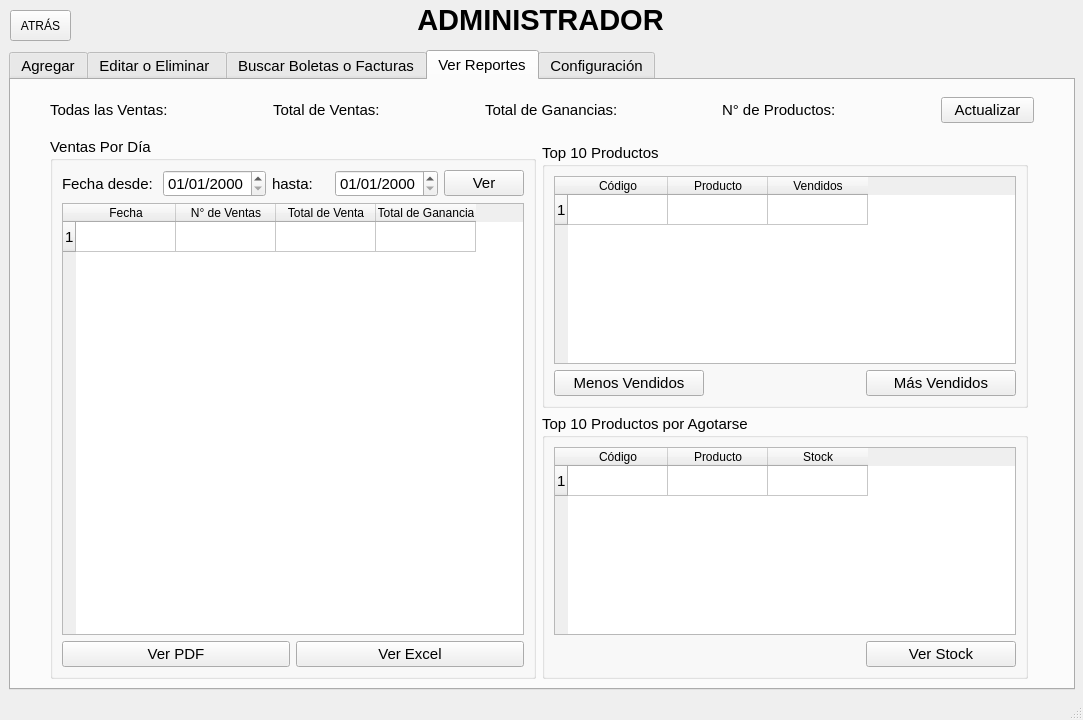
<?xml version="1.0" encoding="UTF-8"?>
<ui version="4.0">
 <class>MainWindow</class>
 <widget class="QMainWindow" name="MainWindow">
  <property name="geometry">
   <rect>
    <x>0</x>
    <y>0</y>
    <width>1083</width>
    <height>720</height>
   </rect>
  </property>
  <property name="minimumSize">
   <size>
    <width>1083</width>
    <height>720</height>
   </size>
  </property>
  <property name="maximumSize">
   <size>
    <width>1083</width>
    <height>720</height>
   </size>
  </property>
  <property name="mouseTracking">
   <bool>false</bool>
  </property>
  <property name="windowTitle">
   <string>Administrador de Productos</string>
  </property>
  <property name="windowIcon">
   <iconset>
    <normaloff>icons/admin.png</normaloff>icons/admin.png</iconset>
  </property>
  <widget class="QWidget" name="centralwidget">
   <widget class="QTabWidget" name="tabWidget">
    <property name="geometry">
     <rect>
      <x>9</x>
      <y>50</y>
      <width>1066</width>
      <height>640</height>
     </rect>
    </property>
    <property name="font">
     <font>
      <pointsize>11</pointsize>
     </font>
    </property>
    <property name="currentIndex">
     <number>3</number>
    </property>
    <widget class="QWidget" name="tab">
     <attribute name="icon">
      <iconset>
       <normaloff>icons/sum.png</normaloff>icons/sum.png</iconset>
     </attribute>
     <attribute name="title">
      <string>Agregar</string>
     </attribute>
     <layout class="QGridLayout" name="gridLayout_4">
      <item row="0" column="1">
       <widget class="QGroupBox" name="groupBox">
        <property name="font">
         <font>
          <pointsize>11</pointsize>
         </font>
        </property>
        <property name="title">
         <string>Datos del Producto</string>
        </property>
        <property name="flat">
         <bool>false</bool>
        </property>
        <property name="checkable">
         <bool>false</bool>
        </property>
        <layout class="QHBoxLayout" name="horizontalLayout">
         <property name="topMargin">
          <number>9</number>
         </property>
         <item>
          <layout class="QHBoxLayout" name="horizontalLayout_2">
           <property name="leftMargin">
            <number>100</number>
           </property>
          </layout>
         </item>
         <item>
          <layout class="QGridLayout" name="gridLayout_2">
           <item row="0" column="0">
            <widget class="QLabel" name="label">
             <property name="text">
              <string>Código :</string>
             </property>
            </widget>
           </item>
           <item row="0" column="1">
            <widget class="QLineEdit" name="a_codigo"/>
           </item>
           <item row="1" column="0">
            <widget class="QLabel" name="label_2">
             <property name="text">
              <string>Nombre :</string>
             </property>
            </widget>
           </item>
           <item row="1" column="1">
            <widget class="QLineEdit" name="a_nombre"/>
           </item>
           <item row="2" column="0">
            <widget class="QLabel" name="label_3">
             <property name="text">
              <string>Stock :</string>
             </property>
            </widget>
           </item>
           <item row="2" column="1">
            <widget class="QSpinBox" name="a_stock">
             <property name="maximum">
              <number>9999</number>
             </property>
             <property name="value">
              <number>0</number>
             </property>
            </widget>
           </item>
           <item row="3" column="0">
            <widget class="QLabel" name="label_4">
             <property name="text">
              <string>Precio de Compra c/u :</string>
             </property>
            </widget>
           </item>
           <item row="3" column="1">
            <widget class="QDoubleSpinBox" name="a_precio_compra">
             <property name="maximum">
              <double>9999.989999999999782</double>
             </property>
            </widget>
           </item>
           <item row="4" column="0">
            <widget class="QLabel" name="label_5">
             <property name="text">
              <string>Precio de Venta c/u :</string>
             </property>
            </widget>
           </item>
           <item row="4" column="1">
            <widget class="QDoubleSpinBox" name="a_precio_venta">
             <property name="maximum">
              <double>9999.989999999999782</double>
             </property>
            </widget>
           </item>
           <item row="5" column="0">
            <widget class="QLabel" name="label_6">
             <property name="text">
              <string>Descripción :</string>
             </property>
            </widget>
           </item>
           <item row="5" column="1">
            <widget class="QLineEdit" name="a_descripcion"/>
           </item>
          </layout>
         </item>
         <item>
          <layout class="QHBoxLayout" name="horizontalLayout_4">
           <property name="leftMargin">
            <number>100</number>
           </property>
          </layout>
         </item>
        </layout>
       </widget>
      </item>
      <item row="0" column="0">
       <layout class="QVBoxLayout" name="verticalLayout_2">
        <property name="leftMargin">
         <number>20</number>
        </property>
       </layout>
      </item>
      <item row="0" column="2">
       <layout class="QVBoxLayout" name="verticalLayout_11">
        <property name="leftMargin">
         <number>20</number>
        </property>
       </layout>
      </item>
      <item row="1" column="1" alignment="Qt::AlignHCenter">
       <widget class="QPushButton" name="btn_agregar">
        <property name="font">
         <font>
          <pointsize>12</pointsize>
         </font>
        </property>
        <property name="cursor">
         <cursorShape>PointingHandCursor</cursorShape>
        </property>
        <property name="autoFillBackground">
         <bool>false</bool>
        </property>
        <property name="text">
         <string>   Agregar Nuevo Producto   </string>
        </property>
       </widget>
      </item>
     </layout>
    </widget>
    <widget class="QWidget" name="tab_2">
     <attribute name="icon">
      <iconset>
       <normaloff>icons/edit.ico</normaloff>icons/edit.ico</iconset>
     </attribute>
     <attribute name="title">
      <string>Editar o Eliminar </string>
     </attribute>
     <layout class="QGridLayout" name="gridLayout">
      <item row="1" column="1">
       <widget class="QGroupBox" name="groupBox_2">
        <property name="title">
         <string>Buscar Producto</string>
        </property>
        <layout class="QVBoxLayout" name="verticalLayout">
         <item>
          <layout class="QHBoxLayout" name="horizontalLayout_3">
           <item>
            <widget class="QLabel" name="label_7">
             <property name="text">
              <string>Producto:</string>
             </property>
            </widget>
           </item>
           <item>
            <widget class="QLineEdit" name="b_producto">
             <property name="text">
              <string/>
             </property>
            </widget>
           </item>
           <item>
            <widget class="QComboBox" name="b_codigo">
             <item>
              <property name="text">
               <string>Código</string>
              </property>
             </item>
             <item>
              <property name="text">
               <string>Nombre</string>
              </property>
             </item>
            </widget>
           </item>
           <item>
            <widget class="QPushButton" name="btn_buscar">
             <property name="text">
              <string>Buscar</string>
             </property>
            </widget>
           </item>
          </layout>
         </item>
         <item>
          <widget class="QLabel" name="label_15">
           <property name="text">
            <string>Doble click en el producto para eliminar o editar:</string>
           </property>
          </widget>
         </item>
         <item>
          <widget class="QTableWidget" name="tabla_productos">
           <property name="cursor" stdset="0">
            <cursorShape>PointingHandCursor</cursorShape>
           </property>
           <property name="editTriggers">
            <set>QAbstractItemView::AnyKeyPressed|QAbstractItemView::EditKeyPressed</set>
           </property>
           <property name="sortingEnabled">
            <bool>false</bool>
           </property>
           <property name="rowCount">
            <number>1</number>
           </property>
           <property name="columnCount">
            <number>7</number>
           </property>
           <attribute name="horizontalHeaderCascadingSectionResizes">
            <bool>false</bool>
           </attribute>
           <attribute name="horizontalHeaderMinimumSectionSize">
            <number>37</number>
           </attribute>
           <row/>
           <column>
            <property name="text">
             <string>Código</string>
            </property>
           </column>
           <column>
            <property name="text">
             <string>Nombre</string>
            </property>
           </column>
           <column>
            <property name="text">
             <string>Stock</string>
            </property>
           </column>
           <column>
            <property name="text">
             <string>Precio Compra</string>
            </property>
           </column>
           <column>
            <property name="text">
             <string>Precio Venta</string>
            </property>
           </column>
           <column>
            <property name="text">
             <string>Ganancia</string>
            </property>
           </column>
           <column>
            <property name="text">
             <string>Descripción</string>
            </property>
           </column>
          </widget>
         </item>
        </layout>
       </widget>
      </item>
      <item row="1" column="2">
       <widget class="QGroupBox" name="groupBox_3">
        <property name="title">
         <string>Datos del Producto</string>
        </property>
        <layout class="QHBoxLayout" name="horizontalLayout_6">
         <item>
          <layout class="QGridLayout" name="gridLayout_3">
           <item row="5" column="1">
            <widget class="QLineEdit" name="e_descripcion"/>
           </item>
           <item row="0" column="0">
            <widget class="QLabel" name="label_9">
             <property name="text">
              <string>Código:</string>
             </property>
            </widget>
           </item>
           <item row="2" column="1">
            <widget class="QSpinBox" name="e_stock"/>
           </item>
           <item row="2" column="0">
            <widget class="QLabel" name="label_13">
             <property name="text">
              <string>Stock:</string>
             </property>
            </widget>
           </item>
           <item row="0" column="1">
            <widget class="QLineEdit" name="e_codigo"/>
           </item>
           <item row="1" column="1">
            <widget class="QLineEdit" name="e_nombre"/>
           </item>
           <item row="1" column="0">
            <widget class="QLabel" name="label_11">
             <property name="text">
              <string>Nombre:</string>
             </property>
            </widget>
           </item>
           <item row="4" column="1">
            <widget class="QDoubleSpinBox" name="e_precio_venta"/>
           </item>
           <item row="3" column="0">
            <widget class="QLabel" name="label_12">
             <property name="text">
              <string>Precio de Compra c/u:</string>
             </property>
            </widget>
           </item>
           <item row="4" column="0">
            <widget class="QLabel" name="label_8">
             <property name="text">
              <string>Precio de Venta c/u:</string>
             </property>
            </widget>
           </item>
           <item row="5" column="0">
            <widget class="QLabel" name="label_10">
             <property name="text">
              <string>Descripción:</string>
             </property>
            </widget>
           </item>
           <item row="3" column="1">
            <widget class="QDoubleSpinBox" name="e_precio_compra"/>
           </item>
           <item row="2" column="2">
            <widget class="QLabel" name="label_17">
             <property name="text">
              <string>+</string>
             </property>
            </widget>
           </item>
           <item row="2" column="3">
            <widget class="QSpinBox" name="sumar_stock">
             <property name="maximum">
              <number>9999</number>
             </property>
            </widget>
           </item>
          </layout>
         </item>
        </layout>
       </widget>
      </item>
      <item row="2" column="2">
       <widget class="QPushButton" name="btn_editar">
        <property name="font">
         <font>
          <pointsize>12</pointsize>
         </font>
        </property>
        <property name="cursor">
         <cursorShape>PointingHandCursor</cursorShape>
        </property>
        <property name="text">
         <string>Guardar</string>
        </property>
       </widget>
      </item>
      <item row="1" column="3">
       <layout class="QVBoxLayout" name="verticalLayout_8">
        <property name="leftMargin">
         <number>20</number>
        </property>
       </layout>
      </item>
      <item row="0" column="1">
       <layout class="QVBoxLayout" name="verticalLayout_4">
        <property name="topMargin">
         <number>15</number>
        </property>
       </layout>
      </item>
      <item row="0" column="2">
       <layout class="QVBoxLayout" name="verticalLayout_6"/>
      </item>
      <item row="1" column="0">
       <layout class="QVBoxLayout" name="verticalLayout_7">
        <property name="leftMargin">
         <number>20</number>
        </property>
       </layout>
      </item>
      <item row="2" column="1">
       <widget class="QPushButton" name="btn_eliminar">
        <property name="font">
         <font>
          <pointsize>12</pointsize>
         </font>
        </property>
        <property name="cursor">
         <cursorShape>PointingHandCursor</cursorShape>
        </property>
        <property name="text">
         <string>Eliminar</string>
        </property>
       </widget>
      </item>
     </layout>
    </widget>
    <widget class="QWidget" name="tab_3">
     <attribute name="icon">
      <iconset>
       <normaloff>icons/buscar.png</normaloff>icons/buscar.png</iconset>
     </attribute>
     <attribute name="title">
      <string>Buscar Boletas o Facturas</string>
     </attribute>
     <layout class="QGridLayout" name="gridLayout_5">
      <item row="1" column="1">
       <widget class="QGroupBox" name="groupBox_4">
        <property name="title">
         <string>Lista de Boletas y Facturas</string>
        </property>
        <layout class="QGridLayout" name="gridLayout_6">
         <item row="0" column="1">
          <layout class="QHBoxLayout" name="horizontalLayout_5">
           <property name="topMargin">
            <number>0</number>
           </property>
           <item>
            <widget class="QLabel" name="label_16">
             <property name="text">
              <string>Fecha desde: </string>
             </property>
            </widget>
           </item>
           <item>
            <widget class="QDateEdit" name="ini_fecha">
             <property name="displayFormat">
              <string>dd/MM/yyyy</string>
             </property>
             <property name="timeSpec">
              <enum>Qt::LocalTime</enum>
             </property>
            </widget>
           </item>
           <item>
            <widget class="QLabel" name="label_19">
             <property name="text">
              <string>hasta:</string>
             </property>
            </widget>
           </item>
           <item>
            <widget class="QDateEdit" name="fin_fecha">
             <property name="displayFormat">
              <string>dd/MM/yyyy</string>
             </property>
            </widget>
           </item>
           <item>
            <widget class="QLabel" name="label_18">
             <property name="text">
              <string>Buscar por:</string>
             </property>
            </widget>
           </item>
           <item>
            <widget class="QLineEdit" name="b_dato"/>
           </item>
           <item>
            <widget class="QComboBox" name="tipo_bolefac">
             <item>
              <property name="text">
               <string>Ambos</string>
              </property>
             </item>
             <item>
              <property name="text">
               <string>Boletas</string>
              </property>
             </item>
             <item>
              <property name="text">
               <string>Facturas</string>
              </property>
             </item>
            </widget>
           </item>
           <item>
            <widget class="QComboBox" name="tipo_busco">
             <item>
              <property name="text">
               <string>Fecha</string>
              </property>
             </item>
            </widget>
           </item>
           <item>
            <widget class="QPushButton" name="btn_bolefac">
             <property name="text">
              <string>Buscar</string>
             </property>
            </widget>
           </item>
          </layout>
         </item>
         <item row="1" column="1">
          <widget class="QTableWidget" name="tabla_bolefac">
           <property name="font">
            <font>
             <pointsize>11</pointsize>
            </font>
           </property>
           <property name="rowCount">
            <number>1</number>
           </property>
           <row/>
           <column>
            <property name="text">
             <string>Fecha</string>
            </property>
           </column>
           <column>
            <property name="text">
             <string>Hora</string>
            </property>
           </column>
           <column>
            <property name="text">
             <string>Nombre</string>
            </property>
           </column>
           <column>
            <property name="text">
             <string>DNI ó RUC</string>
            </property>
           </column>
           <column>
            <property name="text">
             <string>Dirección</string>
            </property>
           </column>
           <column>
            <property name="text">
             <string>Total</string>
            </property>
           </column>
          </widget>
         </item>
         <item row="0" column="0">
          <layout class="QVBoxLayout" name="verticalLayout_5">
           <property name="leftMargin">
            <number>50</number>
           </property>
          </layout>
         </item>
         <item row="0" column="2">
          <layout class="QVBoxLayout" name="verticalLayout_12">
           <property name="leftMargin">
            <number>50</number>
           </property>
          </layout>
         </item>
        </layout>
       </widget>
      </item>
      <item row="1" column="0">
       <layout class="QVBoxLayout" name="verticalLayout_9">
        <property name="leftMargin">
         <number>20</number>
        </property>
       </layout>
      </item>
      <item row="0" column="1">
       <layout class="QVBoxLayout" name="verticalLayout_15">
        <property name="topMargin">
         <number>15</number>
        </property>
       </layout>
      </item>
      <item row="1" column="2">
       <layout class="QVBoxLayout" name="verticalLayout_10">
        <property name="leftMargin">
         <number>20</number>
        </property>
       </layout>
      </item>
     </layout>
    </widget>
    <widget class="QWidget" name="tab_4">
     <attribute name="icon">
      <iconset>
       <normaloff>icons/verreport.png</normaloff>icons/verreport.png</iconset>
     </attribute>
     <attribute name="title">
      <string>Ver Reportes</string>
     </attribute>
     <layout class="QGridLayout" name="gridLayout_8">
      <item row="2" column="2">
       <widget class="QGroupBox" name="groupBox_5">
        <property name="title">
         <string>Top 10 Productos</string>
        </property>
        <layout class="QGridLayout" name="gridLayout_7">
         <item row="1" column="0">
          <widget class="QTableWidget" name="tabla_top">
           <property name="midLineWidth">
            <number>0</number>
           </property>
           <property name="rowCount">
            <number>1</number>
           </property>
           <row/>
           <column>
            <property name="text">
             <string>Código</string>
            </property>
           </column>
           <column>
            <property name="text">
             <string>Producto</string>
            </property>
           </column>
           <column>
            <property name="text">
             <string>Vendidos</string>
            </property>
           </column>
          </widget>
         </item>
         <item row="2" column="0">
          <layout class="QHBoxLayout" name="horizontalLayout_9">
           <property name="topMargin">
            <number>0</number>
           </property>
           <item>
            <widget class="QPushButton" name="btn_mev">
             <property name="text">
              <string>Menos Vendidos</string>
             </property>
            </widget>
           </item>
           <item>
            <widget class="QLabel" name="label_31">
             <property name="text">
              <string/>
             </property>
            </widget>
           </item>
           <item>
            <widget class="QPushButton" name="btn_mv">
             <property name="text">
              <string>Más Vendidos</string>
             </property>
            </widget>
           </item>
          </layout>
         </item>
        </layout>
       </widget>
      </item>
      <item row="3" column="2">
       <widget class="QGroupBox" name="groupBox_7">
        <property name="title">
         <string>Top 10 Productos por Agotarse</string>
        </property>
        <layout class="QVBoxLayout" name="verticalLayout_14">
         <item>
          <widget class="QTableWidget" name="tabla_agotados">
           <property name="rowCount">
            <number>1</number>
           </property>
           <row/>
           <column>
            <property name="text">
             <string>Código</string>
            </property>
           </column>
           <column>
            <property name="text">
             <string>Producto</string>
            </property>
           </column>
           <column>
            <property name="text">
             <string>Stock</string>
            </property>
           </column>
          </widget>
         </item>
         <item>
          <layout class="QHBoxLayout" name="horizontalLayout_11">
           <property name="topMargin">
            <number>0</number>
           </property>
           <item>
            <widget class="QLabel" name="label_20">
             <property name="text">
              <string/>
             </property>
            </widget>
           </item>
           <item>
            <widget class="QLabel" name="label_23">
             <property name="text">
              <string/>
             </property>
            </widget>
           </item>
           <item>
            <widget class="QPushButton" name="btn_agotados">
             <property name="text">
              <string>Ver Stock</string>
             </property>
            </widget>
           </item>
          </layout>
         </item>
        </layout>
       </widget>
      </item>
      <item row="2" column="4">
       <layout class="QVBoxLayout" name="verticalLayout_21">
        <property name="rightMargin">
         <number>30</number>
        </property>
       </layout>
      </item>
      <item row="2" column="0">
       <layout class="QVBoxLayout" name="verticalLayout_20">
        <property name="rightMargin">
         <number>30</number>
        </property>
       </layout>
      </item>
      <item row="1" column="1" rowspan="3">
       <widget class="QGroupBox" name="groupBox_6">
        <property name="title">
         <string>Ventas Por Día</string>
        </property>
        <layout class="QVBoxLayout" name="verticalLayout_13">
         <item>
          <layout class="QHBoxLayout" name="horizontalLayout_10">
           <property name="topMargin">
            <number>0</number>
           </property>
           <item>
            <widget class="QLabel" name="label_25">
             <property name="text">
              <string>Fecha desde: </string>
             </property>
            </widget>
           </item>
           <item>
            <widget class="QDateEdit" name="fi_fecha">
             <property name="displayFormat">
              <string>dd/MM/yyyy</string>
             </property>
             <property name="timeSpec">
              <enum>Qt::LocalTime</enum>
             </property>
            </widget>
           </item>
           <item>
            <widget class="QLabel" name="label_26">
             <property name="text">
              <string>hasta:</string>
             </property>
            </widget>
           </item>
           <item>
            <widget class="QDateEdit" name="ff_fecha">
             <property name="displayFormat">
              <string>dd/MM/yyyy</string>
             </property>
            </widget>
           </item>
           <item>
            <widget class="QPushButton" name="btn_ver">
             <property name="text">
              <string>Ver</string>
             </property>
            </widget>
           </item>
          </layout>
         </item>
         <item>
          <widget class="QTableWidget" name="tabla_ventas_dia">
           <property name="editTriggers">
            <set>QAbstractItemView::AnyKeyPressed|QAbstractItemView::EditKeyPressed</set>
           </property>
           <property name="rowCount">
            <number>1</number>
           </property>
           <row/>
           <column>
            <property name="text">
             <string>Fecha</string>
            </property>
           </column>
           <column>
            <property name="text">
             <string>N° de Ventas</string>
            </property>
           </column>
           <column>
            <property name="text">
             <string>Total de Venta</string>
            </property>
           </column>
           <column>
            <property name="text">
             <string>Total de Ganancia</string>
            </property>
           </column>
          </widget>
         </item>
         <item>
          <layout class="QGridLayout" name="gridLayout_9">
           <item row="0" column="0">
            <widget class="QPushButton" name="btn_pdf">
             <property name="text">
              <string>Ver PDF</string>
             </property>
             <property name="icon">
              <iconset>
               <normaloff>icons/pdf.png</normaloff>icons/pdf.png</iconset>
             </property>
            </widget>
           </item>
           <item row="0" column="1">
            <widget class="QPushButton" name="pushButton">
             <property name="text">
              <string>Ver Excel</string>
             </property>
             <property name="icon">
              <iconset>
               <normaloff>icons/excel.png</normaloff>icons/excel.png</iconset>
             </property>
            </widget>
           </item>
          </layout>
         </item>
        </layout>
       </widget>
      </item>
      <item row="0" column="1" colspan="3">
       <layout class="QHBoxLayout" name="horizontalLayout_7">
        <property name="topMargin">
         <number>8</number>
        </property>
        <property name="bottomMargin">
         <number>8</number>
        </property>
        <item>
         <widget class="QLabel" name="label_21">
          <property name="text">
           <string>Todas las Ventas:</string>
          </property>
         </widget>
        </item>
        <item>
         <widget class="QLabel" name="n_ventas">
          <property name="text">
           <string/>
          </property>
         </widget>
        </item>
        <item>
         <widget class="QLabel" name="label_27">
          <property name="text">
           <string>Total de Ventas:</string>
          </property>
         </widget>
        </item>
        <item>
         <widget class="QLabel" name="total_v">
          <property name="text">
           <string/>
          </property>
         </widget>
        </item>
        <item>
         <widget class="QLabel" name="label_29">
          <property name="text">
           <string>Total de Ganancias:</string>
          </property>
         </widget>
        </item>
        <item>
         <widget class="QLabel" name="total_g">
          <property name="text">
           <string/>
          </property>
         </widget>
        </item>
        <item>
         <widget class="QLabel" name="label_32">
          <property name="text">
           <string>N° de Productos:</string>
          </property>
         </widget>
        </item>
        <item>
         <widget class="QLabel" name="n_product">
          <property name="text">
           <string/>
          </property>
         </widget>
        </item>
        <item>
         <widget class="QPushButton" name="btn_act">
          <property name="text">
           <string>Actualizar</string>
          </property>
          <property name="icon">
           <iconset>
            <normaloff>icons/actual.png</normaloff>icons/actual.png</iconset>
          </property>
          <property name="iconSize">
           <size>
            <width>20</width>
            <height>20</height>
           </size>
          </property>
         </widget>
        </item>
       </layout>
      </item>
     </layout>
    </widget>
    <widget class="QWidget" name="tab_5">
     <attribute name="icon">
      <iconset>
       <normaloff>icons/c.png</normaloff>icons/c.png</iconset>
     </attribute>
     <attribute name="title">
      <string>Configuración</string>
     </attribute>
     <layout class="QGridLayout" name="gridLayout_14">
      <item row="1" column="2">
       <widget class="QGroupBox" name="groupBox_8">
        <property name="title">
         <string>Cambio de contraseña del Administrador</string>
        </property>
        <layout class="QGridLayout" name="gridLayout_11">
         <item row="0" column="1">
          <layout class="QGridLayout" name="gridLayout_15">
           <item row="0" column="1">
            <layout class="QHBoxLayout" name="horizontalLayout_13">
             <property name="topMargin">
              <number>0</number>
             </property>
             <item>
              <widget class="QLabel" name="label_46">
               <property name="text">
                <string/>
               </property>
              </widget>
             </item>
            </layout>
           </item>
           <item row="1" column="1">
            <widget class="QLabel" name="label_28">
             <property name="text">
              <string/>
             </property>
             <property name="pixmap">
              <pixmap>icons/admin.png</pixmap>
             </property>
             <property name="scaledContents">
              <bool>true</bool>
             </property>
            </widget>
           </item>
           <item row="1" column="0">
            <layout class="QVBoxLayout" name="verticalLayout_22">
             <item>
              <widget class="QLabel" name="label_41">
               <property name="text">
                <string/>
               </property>
              </widget>
             </item>
            </layout>
           </item>
           <item row="1" column="2">
            <layout class="QHBoxLayout" name="horizontalLayout_21">
             <item>
              <widget class="QLabel" name="label_42">
               <property name="text">
                <string/>
               </property>
              </widget>
             </item>
            </layout>
           </item>
           <item row="2" column="1">
            <widget class="QLabel" name="label_47">
             <property name="text">
              <string/>
             </property>
            </widget>
           </item>
          </layout>
         </item>
         <item row="1" column="0">
          <layout class="QVBoxLayout" name="verticalLayout_24">
           <property name="leftMargin">
            <number>40</number>
           </property>
          </layout>
         </item>
         <item row="1" column="1">
          <layout class="QGridLayout" name="gridLayout_12">
           <item row="1" column="0">
            <widget class="QLabel" name="label_38">
             <property name="text">
              <string>Contraseña:</string>
             </property>
            </widget>
           </item>
           <item row="2" column="0">
            <widget class="QLabel" name="label_39">
             <property name="text">
              <string>Nueva Contraseña:</string>
             </property>
            </widget>
           </item>
           <item row="0" column="0">
            <widget class="QLabel" name="label_37">
             <property name="text">
              <string>ID de Administrador:</string>
             </property>
            </widget>
           </item>
           <item row="0" column="1">
            <widget class="QLineEdit" name="lineEdit_3"/>
           </item>
           <item row="3" column="0">
            <widget class="QLabel" name="label_40">
             <property name="text">
              <string>Nueva Contraseña:</string>
             </property>
            </widget>
           </item>
           <item row="1" column="1">
            <widget class="QLineEdit" name="lineEdit_4"/>
           </item>
           <item row="2" column="1">
            <widget class="QLineEdit" name="lineEdit_5"/>
           </item>
           <item row="3" column="1">
            <widget class="QLineEdit" name="lineEdit_6"/>
           </item>
          </layout>
         </item>
         <item row="1" column="2">
          <layout class="QHBoxLayout" name="horizontalLayout_19">
           <property name="leftMargin">
            <number>40</number>
           </property>
          </layout>
         </item>
         <item row="2" column="1">
          <widget class="QLabel" name="label_48">
           <property name="text">
            <string/>
           </property>
          </widget>
         </item>
         <item row="3" column="1">
          <layout class="QHBoxLayout" name="horizontalLayout_18"/>
         </item>
         <item row="4" column="1">
          <widget class="QPushButton" name="pushButton_4">
           <property name="text">
            <string>Guardar Contraseña</string>
           </property>
          </widget>
         </item>
        </layout>
       </widget>
      </item>
      <item row="1" column="0">
       <layout class="QHBoxLayout" name="horizontalLayout_8">
        <property name="leftMargin">
         <number>20</number>
        </property>
       </layout>
      </item>
      <item row="1" column="3">
       <layout class="QVBoxLayout" name="verticalLayout_26">
        <property name="leftMargin">
         <number>20</number>
        </property>
       </layout>
      </item>
      <item row="0" column="1" colspan="2">
       <layout class="QVBoxLayout" name="verticalLayout_27">
        <property name="topMargin">
         <number>15</number>
        </property>
       </layout>
      </item>
      <item row="1" column="1">
       <widget class="QGroupBox" name="groupBox_9">
        <property name="title">
         <string>Datos de la Empresa</string>
        </property>
        <layout class="QGridLayout" name="gridLayout_13">
         <item row="4" column="1">
          <widget class="QPushButton" name="btn_guardarc">
           <property name="text">
            <string>Guardar Cambios</string>
           </property>
          </widget>
         </item>
         <item row="1" column="1">
          <layout class="QGridLayout" name="gridLayout_10">
           <item row="0" column="0">
            <widget class="QLabel" name="label_34">
             <property name="text">
              <string>Nombre de la Empresa: </string>
             </property>
            </widget>
           </item>
           <item row="1" column="1">
            <widget class="QLineEdit" name="ruc"/>
           </item>
           <item row="1" column="0">
            <widget class="QLabel" name="label_35">
             <property name="text">
              <string>N° de RUC:</string>
             </property>
            </widget>
           </item>
           <item row="0" column="1">
            <widget class="QLineEdit" name="nombre_empresa"/>
           </item>
           <item row="5" column="1">
            <widget class="QPushButton" name="btn_abrir">
             <property name="text">
              <string>Abrir Archivos</string>
             </property>
            </widget>
           </item>
           <item row="2" column="0">
            <widget class="QLabel" name="label_22">
             <property name="text">
              <string>Nombre del Titular:</string>
             </property>
            </widget>
           </item>
           <item row="5" column="0">
            <widget class="QLabel" name="label_36">
             <property name="text">
              <string>Logo:</string>
             </property>
            </widget>
           </item>
           <item row="2" column="1">
            <widget class="QLineEdit" name="nombre_titular"/>
           </item>
           <item row="3" column="0">
            <widget class="QLabel" name="label_24">
             <property name="text">
              <string>Dirección:</string>
             </property>
            </widget>
           </item>
           <item row="3" column="1">
            <widget class="QLineEdit" name="direccion"/>
           </item>
           <item row="4" column="1">
            <widget class="QLineEdit" name="rubro"/>
           </item>
           <item row="4" column="0">
            <widget class="QLabel" name="label_30">
             <property name="text">
              <string>Rubro:</string>
             </property>
            </widget>
           </item>
          </layout>
         </item>
         <item row="1" column="2">
          <layout class="QHBoxLayout" name="horizontalLayout_17">
           <property name="leftMargin">
            <number>40</number>
           </property>
          </layout>
         </item>
         <item row="2" column="1">
          <layout class="QHBoxLayout" name="horizontalLayout_20">
           <item>
            <widget class="QLabel" name="label_43">
             <property name="text">
              <string/>
             </property>
            </widget>
           </item>
           <item>
            <widget class="QLabel" name="label_44">
             <property name="text">
              <string/>
             </property>
            </widget>
           </item>
          </layout>
         </item>
         <item row="1" column="0">
          <layout class="QHBoxLayout" name="horizontalLayout_16">
           <property name="leftMargin">
            <number>40</number>
           </property>
          </layout>
         </item>
         <item row="0" column="1">
          <layout class="QVBoxLayout" name="verticalLayout_16">
           <property name="topMargin">
            <number>80</number>
           </property>
          </layout>
         </item>
        </layout>
       </widget>
      </item>
     </layout>
    </widget>
   </widget>
   <widget class="QLabel" name="lb_titulo">
    <property name="geometry">
     <rect>
      <x>0</x>
      <y>-6</y>
      <width>1081</width>
      <height>51</height>
     </rect>
    </property>
    <property name="font">
     <font>
      <pointsize>22</pointsize>
      <weight>75</weight>
      <bold>true</bold>
     </font>
    </property>
    <property name="text">
     <string>ADMINISTRADOR</string>
    </property>
    <property name="alignment">
     <set>Qt::AlignCenter</set>
    </property>
   </widget>
   <widget class="QPushButton" name="btn_atras">
    <property name="geometry">
     <rect>
      <x>10</x>
      <y>10</y>
      <width>61</width>
      <height>31</height>
     </rect>
    </property>
    <property name="text">
     <string>ATRÁS</string>
    </property>
   </widget>
  </widget>
  <widget class="QStatusBar" name="statusBar"/>
 </widget>
 <resources/>
 <connections/>
</ui>
